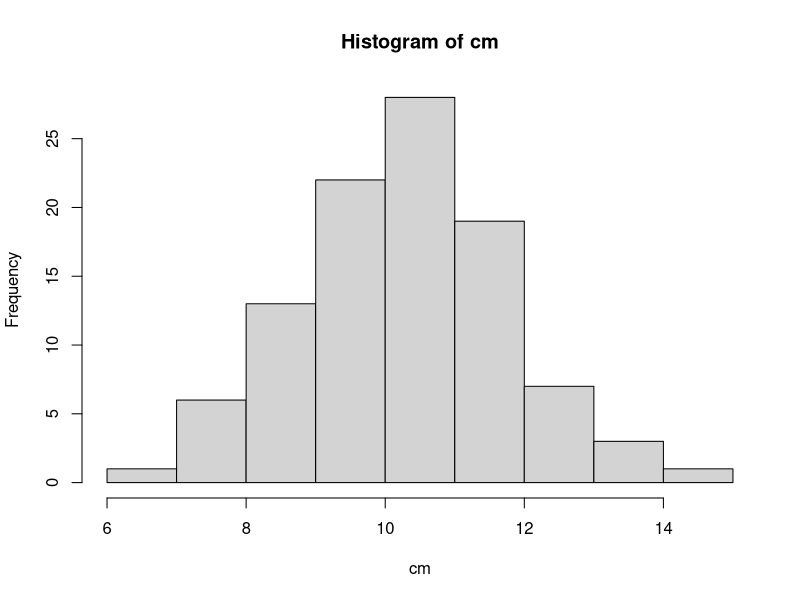

R code for this plot:
##MODULE 13##
?sample
sample(1:6, 4, replace = TRUE)
sample(1:6, 4, replace = TRUE)
sample(1:20,10)
LETTERS
sample(LETTERS)
flips <- sample(c(0,1), 100, replace = TRUE, prob = c(0.3, 0.7))
flips
sum(flips)
?rbinom
rbinom(1, size = 100, prob = 0.7)        
flips2<-rbinom(100, size = 1, prob = 0.7)
flips2
sum(flips2)
?rnorm
rnorm(10)
rnorm(10, 100, 25)
rpois(5,10)
my_poins<-replicate(100, rpois(5, 10))
my_pois <- replicate(100, rpois(5, 10))
my_pois
cm<-colMeans(my_pois)
hist(cm)
